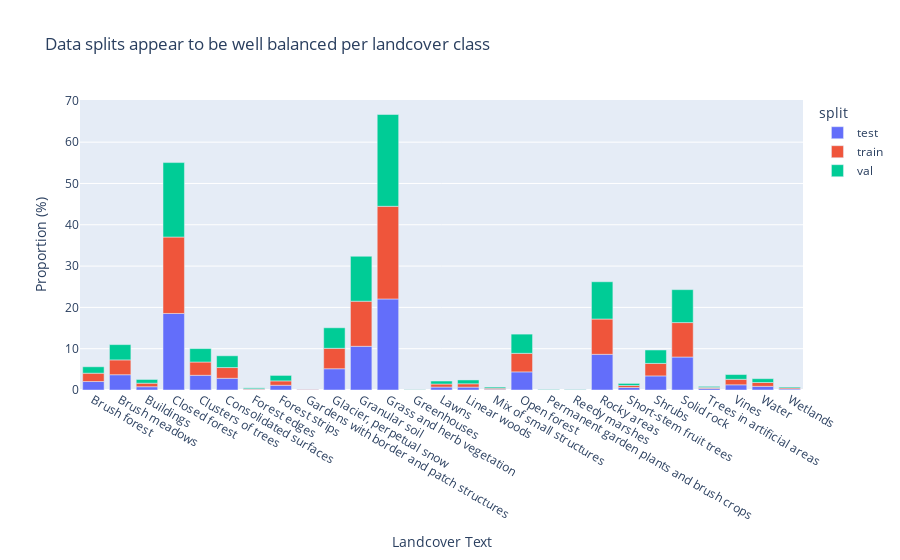

The cell this chart's notebook holds for it:
### Code cell
import pandas as pd
import plotly.express as px
df = pd.DataFrame(data)

from statsmodels.graphics.mosaicplot import mosaic

subset_df = (
    df[['landcover_text', 'split']]
    .groupby(['split', 'landcover_text'])
    .size()
    .reset_index(name='count')
)

# Calculate proportions
subset_df['proportion'] = subset_df.groupby('split')['count'].transform(lambda x: x / x.sum() * 100)

# Create a bar plot using plotly express
fig = px.bar(subset_df, x='landcover_text', y='proportion', color='split',
             title='Data splits appear to be well balanced per landcover class',
             labels={'landcover_text': 'Landcover Text', 'proportion': 'Proportion (%)'},
             category_orders={'split': sorted(subset_df['split'].unique())})

# Show the plot
fig.show()

### Figure 1 — Plotly figure (JSON) as saved in the notebook; plotly's stock layout.template omitted (floating-point values rounded to 4 significant figures)
{"data": [{"alignmentgroup": "True", "hovertemplate": "split=test<br>Landcover Text=%{x}<br>Proportion (%)=%{y}<extra></extra>", "legendgroup": "test", "marker": {"color": "#636efa", "pattern": {"shape": ""}}, "name": "test", "offsetgroup": "test", "orientation": "v", "showlegend": true, "textposition": "auto", "type": "bar", "x": ["Brush forest", "Brush meadows", "Buildings", "Closed forest", "Clusters of trees", "Consolidated surfaces", "Forest edges", "Forest strips", "Gardens with border and patch structures", "Glacier, perpetual snow", "Granular soil", "Grass and herb vegetation", "Greenhouses", "Lawns", "Linear woods", "Mix of small structures", "Open forest", "Permanent garden plants and brush crops", "Reedy marshes", "Rocky areas", "Short-stem fruit trees", "Shrubs", "Solid rock", "Trees in artificial areas", "Vines", "Water", "Wetlands"], "xaxis": "x", "y": [2.05, 3.7, 0.7917, 18.52, 3.558, 2.833, 0.1167, 1.142, 0.1, 5.142, 10.57, 22.04, 0.008333, 0.7083, 0.6917, 0.1667, 4.383, 0.008333, 0.06667, 8.633, 0.6083, 3.408, 7.983, 0.375, 1.258, 0.8833, 0.2417], "yaxis": "y"}, {"alignmentgroup": "True", "hovertemplate": "split=train<br>Landcover Text=%{x}<br>Proportion (%)=%{y}<extra></extra>", "legendgroup": "train", "marker": {"color": "#EF553B", "pattern": {"shape": ""}}, "name": "train", "offsetgroup": "train", "orientation": "v", "showlegend": true, "textposition": "auto", "type": "bar", "x": ["Brush forest", "Brush meadows", "Buildings", "Closed forest", "Clusters of trees", "Consolidated surfaces", "Forest edges", "Forest strips", "Gardens with border and patch structures", "Glacier, perpetual snow", "Granular soil", "Grass and herb vegetation", "Greenhouses", "Lawns", "Linear woods", "Mix of small structures", "Open forest", "Permanent garden plants and brush crops", "Reedy marshes", "Rocky areas", "Short-stem fruit trees", "Shrubs", "Solid rock", "Trees in artificial areas", "Vines", "Water", "Wetlands"], "xaxis": "x", "y": [2.021, 3.587, 0.8542, 18.51, 3.217, 2.6, 0.175, 1.062, 0.075, 4.95, 10.93, 22.43, 0.02083, 0.7375, 0.8167, 0.2708, 4.496, 0.02083, 0.0375, 8.55, 0.4875, 3.029, 8.338, 0.2542, 1.333, 0.9333, 0.2667], "yaxis": "y"}, {"alignmentgroup": "True", "hovertemplate": "split=val<br>Landcover Text=%{x}<br>Proportion (%)=%{y}<extra></extra>", "legendgroup": "val", "marker": {"color": "#00cc96", "pattern": {"shape": ""}}, "name": "val", "offsetgroup": "val", "orientation": "v", "showlegend": true, "textposition": "auto", "type": "bar", "x": ["Brush forest", "Brush meadows", "Buildings", "Closed forest", "Clusters of trees", "Consolidated surfaces", "Forest edges", "Forest strips", "Glacier, perpetual snow", "Granular soil", "Grass and herb vegetation", "Greenhouses", "Lawns", "Linear woods", "Mix of small structures", "Open forest", "Permanent garden plants and brush crops", "Reedy marshes", "Rocky areas", "Short-stem fruit trees", "Shrubs", "Solid rock", "Trees in artificial areas", "Vines", "Water", "Wetlands"], "xaxis": "x", "y": [1.55, 3.7, 0.9, 18.02, 3.25, 2.85, 0.225, 1.325, 4.975, 10.88, 22.23, 0.05, 0.725, 0.925, 0.275, 4.65, 0.1, 0.075, 9.025, 0.5, 3.25, 7.975, 0.25, 1.15, 0.925, 0.225], "yaxis": "y"}], "layout": {"barmode": "relative", "legend": {"title": {"text": "split"}, "tracegroupgap": 0}, "title": {"text": "Data splits appear to be well balanced per landcover class"}, "xaxis": {"anchor": "y", "domain": [0, 1], "title": {"text": "Landcover Text"}}, "yaxis": {"anchor": "x", "domain": [0, 1], "title": {"text": "Proportion (%)"}}}}
